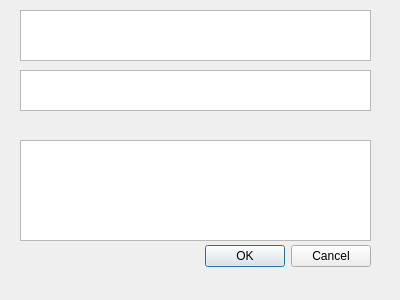
<?xml version="1.0" encoding="UTF-8"?>
<ui version="4.0">
 <class>Dialog</class>
 <widget class="QDialog" name="Dialog">
  <property name="geometry">
   <rect>
    <x>0</x>
    <y>0</y>
    <width>400</width>
    <height>300</height>
   </rect>
  </property>
  <property name="windowTitle">
   <string>Dialog</string>
  </property>
  <widget class="QDialogButtonBox" name="buttonBox">
   <property name="geometry">
    <rect>
     <x>30</x>
     <y>240</y>
     <width>341</width>
     <height>32</height>
    </rect>
   </property>
   <property name="orientation">
    <enum>Qt::Horizontal</enum>
   </property>
   <property name="standardButtons">
    <set>QDialogButtonBox::Cancel|QDialogButtonBox::Ok</set>
   </property>
  </widget>
  <widget class="QTextBrowser" name="textBrowser">
   <property name="geometry">
    <rect>
     <x>20</x>
     <y>140</y>
     <width>351</width>
     <height>101</height>
    </rect>
   </property>
  </widget>
  <widget class="QTextEdit" name="textEdit">
   <property name="geometry">
    <rect>
     <x>20</x>
     <y>70</y>
     <width>351</width>
     <height>41</height>
    </rect>
   </property>
  </widget>
  <widget class="QTextBrowser" name="textBrowser_2">
   <property name="geometry">
    <rect>
     <x>20</x>
     <y>10</y>
     <width>351</width>
     <height>51</height>
    </rect>
   </property>
  </widget>
 </widget>
 <resources/>
 <connections>
  <connection>
   <sender>buttonBox</sender>
   <signal>accepted()</signal>
   <receiver>Dialog</receiver>
   <slot>accept()</slot>
   <hints>
    <hint type="sourcelabel">
     <x>248</x>
     <y>254</y>
    </hint>
    <hint type="destinationlabel">
     <x>157</x>
     <y>274</y>
    </hint>
   </hints>
  </connection>
  <connection>
   <sender>buttonBox</sender>
   <signal>rejected()</signal>
   <receiver>Dialog</receiver>
   <slot>reject()</slot>
   <hints>
    <hint type="sourcelabel">
     <x>316</x>
     <y>260</y>
    </hint>
    <hint type="destinationlabel">
     <x>286</x>
     <y>274</y>
    </hint>
   </hints>
  </connection>
 </connections>
</ui>
